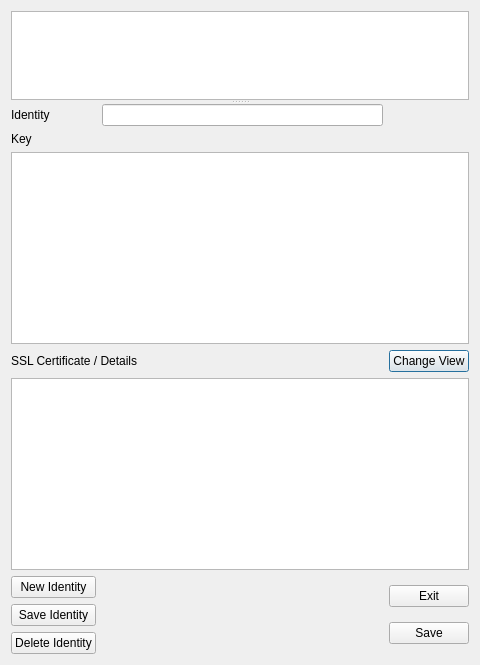
<?xml version="1.0" encoding="UTF-8"?>
<ui version="4.0">
 <class>CertStore</class>
 <widget class="QDialog" name="CertStore">
  <property name="geometry">
   <rect>
    <x>0</x>
    <y>0</y>
    <width>480</width>
    <height>665</height>
   </rect>
  </property>
  <property name="windowTitle">
   <string>Direct Identities</string>
  </property>
  <property name="windowIcon">
   <iconset resource="../dchat.qrc">
    <normaloff>:/dchatlogo.png</normaloff>:/dchatlogo.png</iconset>
  </property>
  <layout class="QGridLayout" name="gridLayout_2">
   <item row="0" column="0">
    <widget class="QSplitter" name="splitter">
     <property name="orientation">
      <enum>Qt::Vertical</enum>
     </property>
     <widget class="QListView" name="identList">
      <property name="sizePolicy">
       <sizepolicy hsizetype="Expanding" vsizetype="Expanding">
        <horstretch>0</horstretch>
        <verstretch>20</verstretch>
       </sizepolicy>
      </property>
      <property name="showDropIndicator" stdset="0">
       <bool>false</bool>
      </property>
     </widget>
     <widget class="QWidget" name="">
      <layout class="QGridLayout" name="gridLayout">
       <item row="0" column="0">
        <widget class="QLabel" name="label">
         <property name="text">
          <string>Identity</string>
         </property>
        </widget>
       </item>
       <item row="0" column="1">
        <widget class="QLineEdit" name="nameEdit">
         <property name="readOnly">
          <bool>false</bool>
         </property>
        </widget>
       </item>
       <item row="1" column="0">
        <widget class="QLabel" name="label_2">
         <property name="text">
          <string>Key</string>
         </property>
        </widget>
       </item>
       <item row="2" column="0" colspan="3">
        <widget class="QPlainTextEdit" name="keyEdit">
         <property name="sizePolicy">
          <sizepolicy hsizetype="Expanding" vsizetype="Expanding">
           <horstretch>0</horstretch>
           <verstretch>5</verstretch>
          </sizepolicy>
         </property>
        </widget>
       </item>
       <item row="3" column="0" colspan="2">
        <widget class="QLabel" name="label_3">
         <property name="text">
          <string>SSL Certificate / Details</string>
         </property>
        </widget>
       </item>
       <item row="3" column="2">
        <widget class="QPushButton" name="changeViewButton">
         <property name="text">
          <string>Change View</string>
         </property>
        </widget>
       </item>
       <item row="4" column="0" colspan="3">
        <widget class="QPlainTextEdit" name="certEdit">
         <property name="sizePolicy">
          <sizepolicy hsizetype="Expanding" vsizetype="Expanding">
           <horstretch>0</horstretch>
           <verstretch>5</verstretch>
          </sizepolicy>
         </property>
        </widget>
       </item>
       <item row="5" column="0">
        <layout class="QVBoxLayout" name="verticalLayout_2">
         <item>
          <widget class="QPushButton" name="newIdButton">
           <property name="text">
            <string>New Identity</string>
           </property>
          </widget>
         </item>
         <item>
          <widget class="QPushButton" name="saveIdButton">
           <property name="text">
            <string>Save Identity</string>
           </property>
          </widget>
         </item>
         <item>
          <widget class="QPushButton" name="deleteIdButton">
           <property name="text">
            <string>Delete Identity</string>
           </property>
          </widget>
         </item>
        </layout>
       </item>
       <item row="5" column="2">
        <layout class="QVBoxLayout" name="verticalLayout">
         <item>
          <widget class="QPushButton" name="exitButton">
           <property name="text">
            <string>Exit</string>
           </property>
          </widget>
         </item>
         <item>
          <widget class="QPushButton" name="saveButton">
           <property name="text">
            <string>Save</string>
           </property>
          </widget>
         </item>
        </layout>
       </item>
      </layout>
     </widget>
    </widget>
   </item>
  </layout>
 </widget>
 <resources>
  <include location="../dchat.qrc"/>
 </resources>
 <connections/>
</ui>
